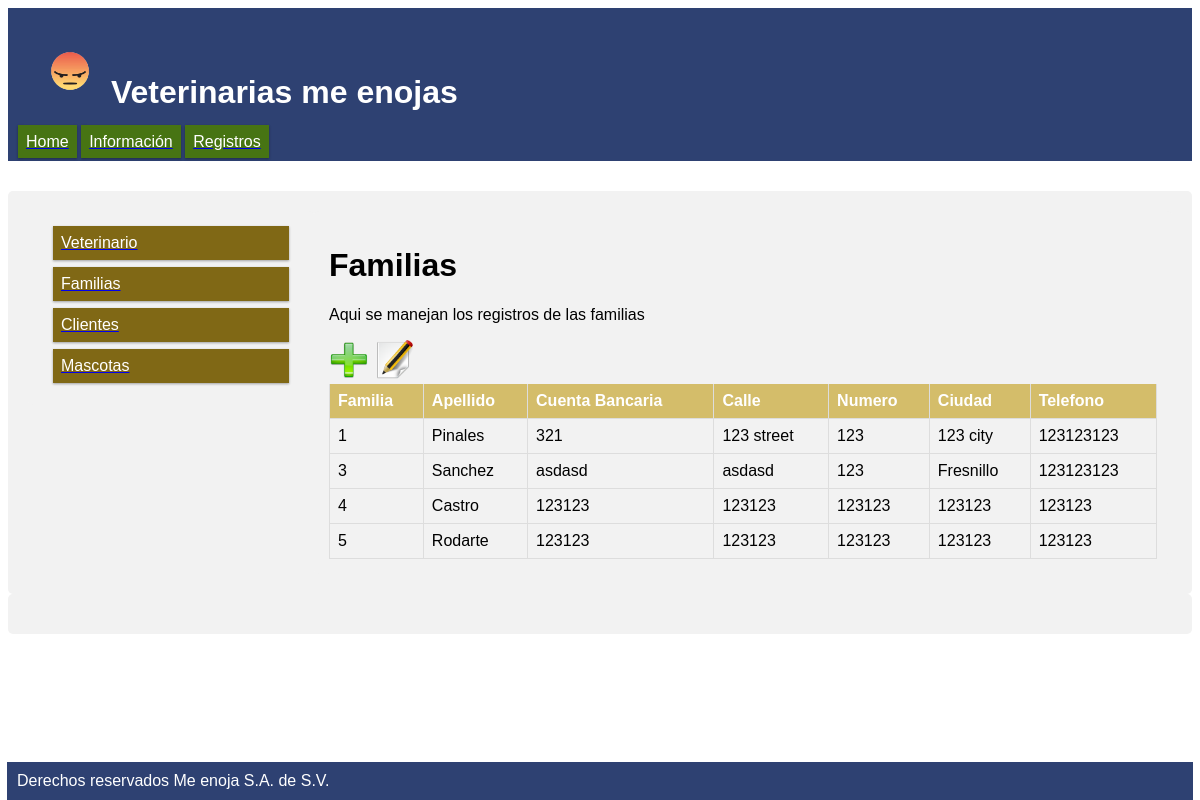
The page /registros/familias.php on the database its author committed.
### tables this page shows
CREATE TABLE `familia` (
  `id_familia` int(11) NOT NULL,
  `apellido_familia` varchar(45) DEFAULT NULL,
  `cuenta_bancaria` varchar(45) DEFAULT NULL,
  `dir_calle` varchar(45) DEFAULT NULL,
  `dir_numero` int(11) DEFAULT NULL,
  `dir_ciudad` varchar(45) DEFAULT NULL,
  `telefono_familia` varchar(45) DEFAULT NULL
);

### registros/familias.php (the view, shortened to what this page needs)
<?php
  require('../PHP/conexion.php');
?>
<head>
</head>
	<body>
		<div class="row">
			<div class="col-3 menu">
			</div>
			<div class="col-9">
			  <h1>Familias</h1>
			  <p>Aqui se manejan los registros de las familias</p>
			  <a href="familias_add.php"><img style="width: 40px; height: 40px;" src="../RES/add.png" alt=""></a>
			  <a href="familias_edit.php"><img style="width: 40px; height: 40px;" src="../RES/edit.png" alt=""></a>
			  <table style="width:100%">
	            <thead class="tabla">
	              <tr>
	                <th class="reglon">Familia</th>
	                <th class="reglon">Apellido</th>
	                <th class="reglon">Cuenta Bancaria</th>
	                <th class="reglon">Calle</th>
	                <th class="reglon">Numero</th>
	                <th class="reglon">Ciudad</th>
	                <th class="reglon">Telefono</th>
	              </tr>
	            </thead>
	            <?php $sql = 'SELECT * FROM familia';
	            foreach ($conn->query($sql) as $row){ ?>
	              <tr>
	                <td class="reglon"><?php echo $row['id_familia']?></td>
	                <td class="reglon"><?php echo $row['apellido_familia'] ?></td>
	                <td class="reglon"><?php echo $row['cuenta_bancaria'] ?></td>
	                <td class="reglon"><?php echo $row['dir_calle'] ?></td>
	                <td class="reglon"><?php echo $row['dir_numero'] ?></td>
	                <td class="reglon"><?php echo $row['dir_ciudad'] ?></td>
	                <td class="reglon"><?php echo $row['telefono_familia'] ?></td>
	              </tr>
	            <?php } ?>
				</table>
			</div>
		</div>
		<div class="row">
			<footer>
				Derechos reservados Me enoja S.A. de S.V.
			</footer>
		</div>
	</body>
</html>

### CSS/veterinaria.css (style rules this page uses)
* { box-sizing: border-box; }
.row::after { content: ""; clear: both; display: table; }
[class*="col-"] { float: left; padding: 15px; }
.col-3 { width: 25%; }
.col-9 { width: 75%; }
html { font-family: "Lucida Sans", sans-serif; }
header, footer { background-color: #2E4172; color: #ffffff; padding: 10px; margin: 0px; margin-bottom: 30px; }
footer { margin-bottom: 0px; position: fixed; bottom: 0px; left: 7px; right: 7px; }
.menu ul { list-style-type: none; margin: 0; padding: 0; }
.menu li { padding: 8px; margin-bottom: 7px; background-color: #806815; color: #ffffff; box-shadow: 0 1px 3px rgba(0,0,0,0.12), 0 1px 2px rgba(0,0,0,0.24); margin-left: 10px; margin-right: 10px; }
.navu { list-style-type: none; margin: 0; padding: 8px; margin-bottom: 7px; background-color: #477413; color: #ffffff; box-shadow: 0 1px 3px rgba(0,0,0,0.12), 0 1px 2px rgba(0,0,0,0.24); width: 33%; height: 33%; }
table { border-collapse: collapse; width: 100%; }
th, td { text-align: left; padding: 8px; border-bottom: 1px solid #ddd; border-right: 1px solid #ddd; border-left: 1px solid #ddd; }
th { background-color: #D4BD6A; color: white; }
div { border-radius: 5px; background-color: #f2f2f2; padding: 20px; }

### rows shown on the page
familia: id_familia "1", apellido_familia "Pinales", cuenta_bancaria "321", dir_calle "123 street", dir_numero "123", dir_ciudad "123 city", telefono_familia "123123123"
familia: id_familia "3", apellido_familia "Sanchez", cuenta_bancaria "asdasd", dir_calle "asdasd", dir_numero "123", dir_ciudad "Fresnillo", telefono_familia "123123123"
familia: id_familia "4", apellido_familia "Castro", cuenta_bancaria "123123", dir_calle "123123", dir_numero "123123", dir_ciudad "123123", telefono_familia "123123"
familia: id_familia "5", apellido_familia "Rodarte", cuenta_bancaria "123123", dir_calle "123123", dir_numero "123123", dir_ciudad "123123", telefono_familia "123123"
